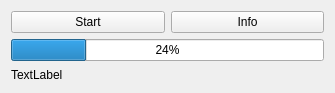
<?xml version="1.0" encoding="UTF-8"?>
<ui version="4.0">
 <class>Widget</class>
 <widget class="QWidget" name="Widget">
  <property name="geometry">
   <rect>
    <x>0</x>
    <y>0</y>
    <width>335</width>
    <height>93</height>
   </rect>
  </property>
  <property name="windowTitle">
   <string>Widget</string>
  </property>
  <layout class="QVBoxLayout" name="verticalLayout">
   <item>
    <layout class="QHBoxLayout" name="horizontalLayout">
     <item>
      <widget class="QPushButton" name="btnStart">
       <property name="text">
        <string>Start</string>
       </property>
      </widget>
     </item>
     <item>
      <widget class="QPushButton" name="btnInfo">
       <property name="text">
        <string>Info</string>
       </property>
      </widget>
     </item>
    </layout>
   </item>
   <item>
    <widget class="QProgressBar" name="pgb">
     <property name="value">
      <number>24</number>
     </property>
    </widget>
   </item>
   <item>
    <widget class="QLabel" name="lb">
     <property name="text">
      <string>TextLabel</string>
     </property>
    </widget>
   </item>
  </layout>
 </widget>
 <resources/>
 <connections/>
</ui>
